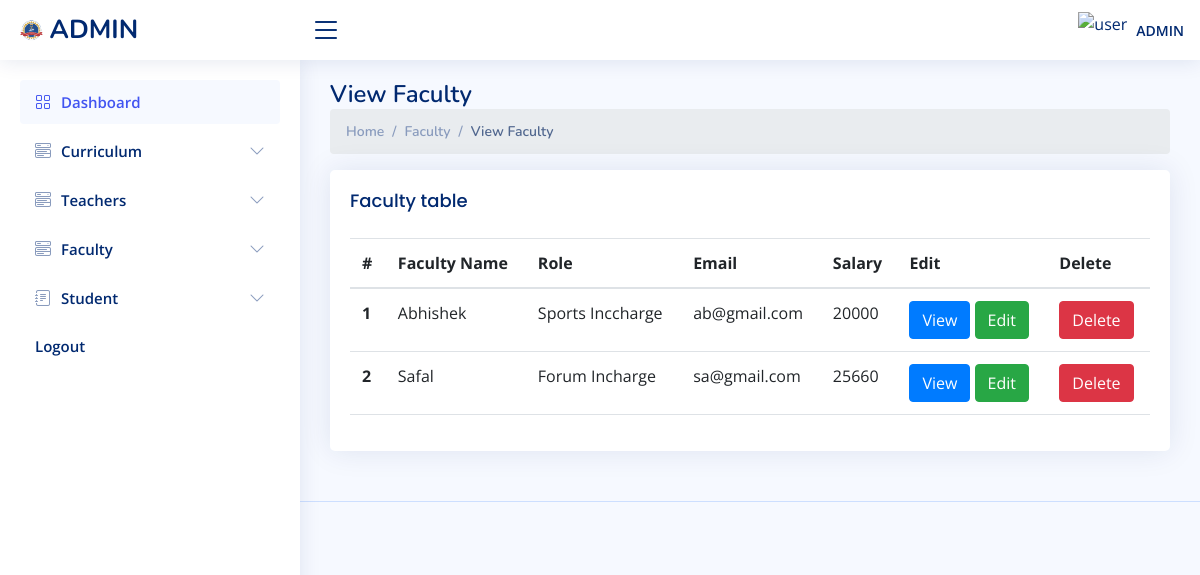
Screenshot of /admin/view_faculty.php (signed in) with the database file from the repository.
### tables this page shows
CREATE TABLE `faculty` (
  `id` int(11) NOT NULL,
  `name` varchar(255) NOT NULL,
  `salary` varchar(25) NOT NULL,
  `role` varchar(25) NOT NULL,
  `email` varchar(255) NOT NULL
);

### admin/connect/db.php (called while the page is built)
<?php
class connect{
    public $servername = "localhost";
    private $username = "root";
    private $password = "";
    private $dbname = "jit_college";
    public function dbconnect()
	{
		$db=mysqli_connect($this->servername,$this->username,$this->password,$this->dbname);
		return $db;
	}
}
?>

### admin/connect/fun.php (called while the page is built, shortened)
<?php
class fun
{
    private $db;
    function __construct($con)
    {
        $this->db = $con;
    }
    public function fetchAllFaculty(){
     $sql = "SELECT * FROM `faculty` WHERE 1";
     $fetch = mysqli_query($this->db, $sql);
     return $fetch;
    }
    public function assignedTeacherWithId($id){
     $sql = "SELECT * FROM `teacher_course` WHERE `tid` = '$id' ORDER BY `tid` DESC";
     $fetch = mysqli_query($this->db, $sql);
     return $fetch;
    }
}
?>

### admin/view_faculty.php (the view, shortened to what this page needs)
<?php
  include "connect/db.php";
  include "connect/fun.php";
  $connect = new connect();
  $fun=new fun($connect->dbconnect());
  $fetch = $fun->fetchAllFaculty();
?>
<!DOCTYPE html>
<html lang="en">
<head>
  <?php
  include "include/links.php";
 ?>
</head>
<body>
  <?php
  include "include/header.php";
 ?>
  <?php
  include "include/sideBar.php";
 ?>
  <main id="main" class="main">
    <div class="pagetitle">
        <h1>View Faculty</h1>
        <nav>
          <ol class="breadcrumb">
            <li class="breadcrumb-item"><a href="index.php">Home</a></li>
            <li class="breadcrumb-item">Faculty</li>
            <li class="breadcrumb-item active">View Faculty</li>
          </ol>
        </nav>
      </div>
      <section class="section">
        <div class="row">
          <div class="col-lg-12">
            <div class="card">
            <div class="card-body">
                <h5 class="card-title">Faculty table</h5>
                <div class="table-responsive">
                    <table class="table  datatable">
                        <thead>
                          <tr>
                            <th scope="col">#</th>
                            <th scope="col">Faculty Name</th>
                            <th scope="col">Role</th>
                            <th scope="col">Email</th>
                            <th scope="col">Salary</th>
                            <th scope="col"  >Edit</th>
                            <th scope="col"  >Delete</th>
                          </tr>
                        </thead>
                        <tbody>
                        <?php
                            if(mysqli_num_rows($fetch)>0){
                                $sr = 1;
                                while($res = mysqli_fetch_assoc($fetch)){
                                    $assigned  = $fun->assignedTeacherWithId($res['id']);
                        ?>
                          <tr>
                            <th scope="row"><?php echo $sr?></th>
                            <td><?php echo $res['name']?></td>
                            <td><?php echo $res['role']?></td>
                            <td><?php echo $res['email']?></td>
                            <td><?php echo $res['salary']?></td>
                                    </div>
                            <td>
                            <button type="button" class="btn btn-primary" data-bs-toggle="modal" data-bs-target="#table<?php echo $res['id']?>">
                                        View
                                      </button>
                              <a href="edit_faculty.php?id=<?php echo $res['id']?>" class="btn  btn-success">Edit</a>
                            </td>
                            <td>
                              <a href="delete.php?faculty&id=<?php echo $res['id']?>" class="btn  btn-danger">Delete</a>
                            </td>
                         <?php
                            $sr++;
                            }
                        }
                         ?>
                </div>
              </div>
            </div>
      </section>
  </main>
  <?php
  include "include/footer.php";
 ?>
</body>
</html>

### admin/assets/css/style.css (style rules this page uses)
:root { scroll-behavior: smooth; }
body { font-family: "Open Sans", sans-serif; background: #f6f9ff; color: #444444; }
a { color: #4154f1; text-decoration: none; }
h1, h2, h3, h4, h5, h6 { font-family: "Nunito", sans-serif; }
#main { margin-top: 60px; padding: 20px 30px; transition: all 0.3s; }
.pagetitle { margin-bottom: 10px; }
.pagetitle h1 { font-size: 24px; margin-bottom: 0; font-weight: 600; color: #012970; }
.card { margin-bottom: 30px; border: none; border-radius: 5px; box-shadow: 0px 0 30px rgba(1, 41, 112, 0.1); }
.card-title { padding: 20px 0 15px 0; font-size: 18px; font-weight: 500; color: #012970; font-family: "Poppins", sans-serif; }
.card-body { padding: 0 20px 20px 20px; }
.breadcrumb { font-size: 14px; font-family: "Nunito", sans-serif; color: #899bbd; font-weight: 600; }
.breadcrumb a { color: #899bbd; transition: 0.3s; }
.breadcrumb .breadcrumb-item::before { color: #899bbd; }
.breadcrumb .active { color: #51678f; font-weight: 600; }
@media (min-width: 1200px) { #main, #footer { margin-left: 300px; } }

### rows the page displays
faculty: name "Abhishek", role "Sports Inccharge", email "ab@gmail.com", salary "20000"
faculty: name "Safal", role "Forum Incharge", email "sa@gmail.com", salary "25660"
